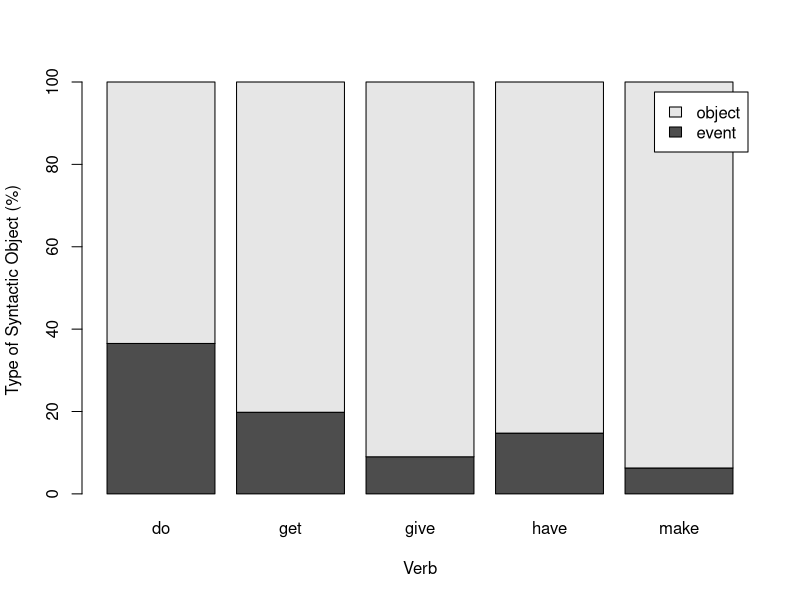

This chart was generated by the following R code:
## user input before running anew
library(car)
setwd("~/GitHub/brown_LVCs/raw data")
# read in the target data, with duplicates removed
target <- read.csv("merged.csv")
nrow(target)
head(target)
myvars <- c("Name", "Verb", "Age", "Convergence")
data <- target[myvars]
head(data)
pronounsdata <- droplevels(subset(target, (Convergence %in% c("pronoun"))))
nrow(pronounsdata)
#use only unambiguous events and objects
levels(data$Convergence)
data <- droplevels(subset(data, !(Convergence %in% c("","!!!","0", "pronoun"))))
data$Convergence <- recode(data$Convergence, "'object '='object'")
nrow(data)

#recode verbs
levels(data$Verb)
data$Verb <- recode(data$Verb, "'do|does|doing|did|didnt|done|doesnt'='do'");
data$Verb <- recode(data$Verb, "'get|gets|got|gotten|getting'='get'");
data$Verb <- recode(data$Verb, "'give|gives|given|gived|giving|gave'='give'");
data$Verb <- recode(data$Verb, "'have|haves|having|had|havent'='have'");
data$Verb <- recode(data$Verb, "'make|makes|making|maked'='make'")

str(data)
summary(data)
type.table <- xtabs(~ Convergence, data)
prop.table(type.table)

type.by.verb <- xtabs(~ Convergence + Verb, data)
type.by.verb

prop.table(type.by.verb, margin=2)
barplot(prop.table(type.by.verb, margin=2) * 100, xlab="Verb",ylab="Type of Syntactic Object (%)", legend.text=c("event","object"))
